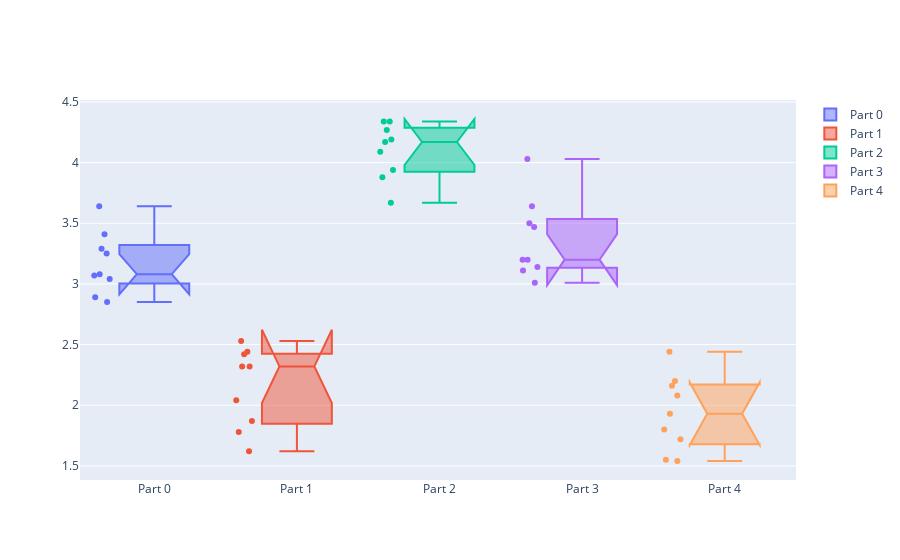

The notebook cell this image was saved under:
### Code cell
# 生成箱型圖 (Box Plot)，幫助視覺化分析測量系統的變異性來源

# 如果每個零件的測量範圍差異很大，這表明零件本身是主要的變異來源之一
g.creatPartsBoxPlot() # 分析零件之間的變異性

### Figure 1 — Plotly figure (JSON) as saved in the notebook; plotly's stock layout.template omitted (floating-point values rounded to 4 significant figures)
{"data": [{"boxpoints": "all", "name": "Part 0", "notched": true, "type": "box", "y": [3.29, 3.41, 3.64, 3.08, 3.25, 3.07, 3.04, 2.89, 2.85]}, {"boxpoints": "all", "name": "Part 1", "notched": true, "type": "box", "y": [2.44, 2.32, 2.42, 2.53, 1.78, 2.32, 1.62, 1.87, 2.04]}, {"boxpoints": "all", "name": "Part 2", "notched": true, "type": "box", "y": [4.34, 4.17, 4.27, 4.19, 3.94, 4.34, 3.88, 4.09, 3.67]}, {"boxpoints": "all", "name": "Part 3", "notched": true, "type": "box", "y": [3.47, 3.5, 3.64, 3.01, 4.03, 3.2, 3.14, 3.2, 3.11]}, {"boxpoints": "all", "name": "Part 4", "notched": true, "type": "box", "y": [2.2, 2.08, 2.16, 2.44, 1.8, 1.72, 1.54, 1.93, 1.55]}], "layout": {}}
